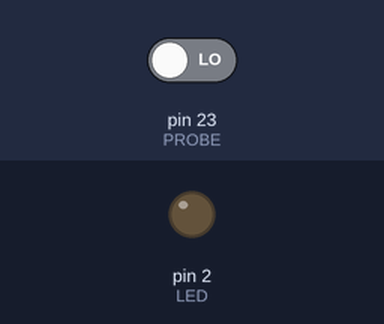
The sketch below on a simulated Arduino Mega 2560, built with avr-gcc and run on an emulated ATmega2560. On the bench: output pins drawn as LEDs (lit = HIGH). The inputs (shaded band) are chosen by the test bench; at power-on: pin 23 (PROBE) LOW.

Above: at 1.2 s.
1.3 s: pin 23 (PROBE) driven HIGH
At 2.2 s:
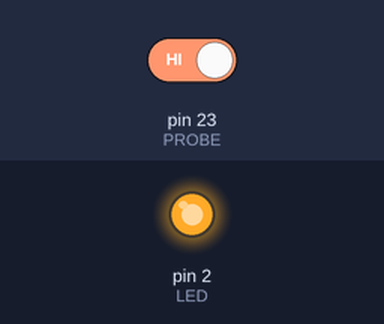
2.8 s: pin 23 (PROBE) driven LOW
At 3.3 s:
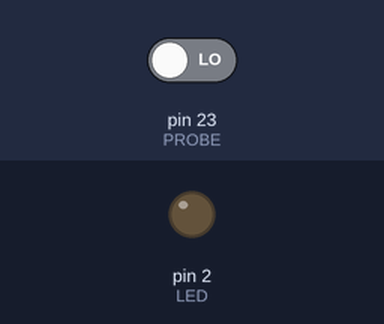
Timing chart, 0 to 5.8 s (numbered marks = the images above; inputs shaded):
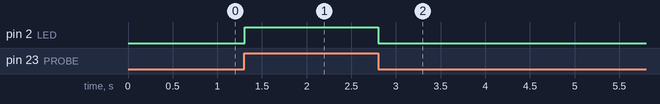

The sketch:

main.ino
```cpp
#include <Arduino.h>

/* #define LED   CONFIG_LED_GPIO */
#define LED   2
/* #define PROBE CONFIG_PROBE_GPIO */
#define PROBE 23

void setup() {
    pinMode(LED, OUTPUT);
    pinMode(PROBE, INPUT);
    Serial.begin(115200);
}

void loop() {
    delay(5);
    digitalWrite(LED, digitalRead(PROBE));
    // Serial.println(pulseIn(PROBE, HIGH, 500));
}
```

Measured:
- after the input at 1.3 s, pin 2 (LED): LOW → HIGH at once
- after the input at 2.8 s, pin 2 (LED): HIGH → LOW at once
